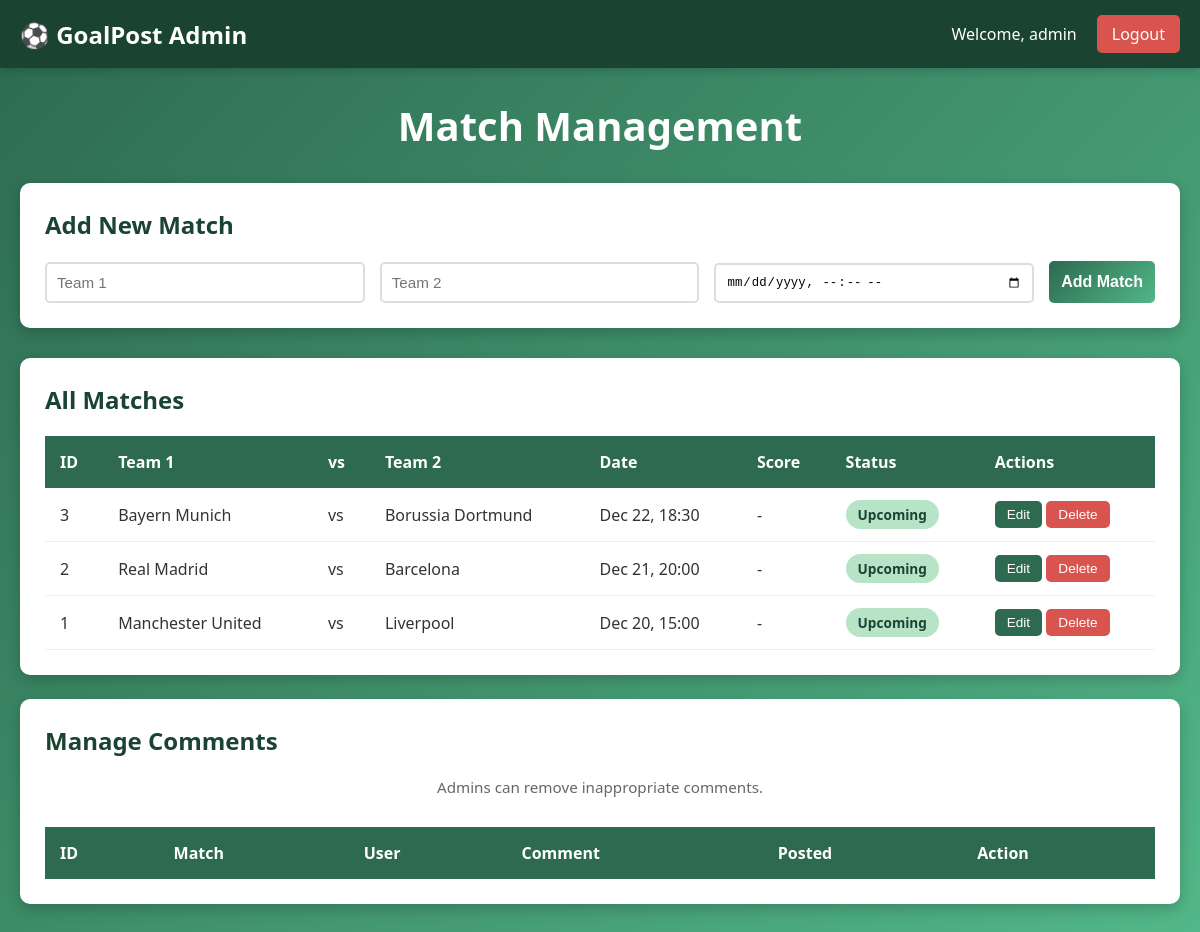
The app's page /pages/admin_home.php (signed in) with its own data.
### tables this page shows
CREATE TABLE IF NOT EXISTS matches (
    id INT PRIMARY KEY AUTO_INCREMENT,
    team1 VARCHAR(100) NOT NULL,
    team2 VARCHAR(100) NOT NULL,
    date_match DATETIME NOT NULL,
    score_team1 INT DEFAULT NULL,
    score_team2 INT DEFAULT NULL,
    status ENUM('upcoming', 'live', 'finished') DEFAULT 'upcoming',
    created_by INT,
    created_at TIMESTAMP DEFAULT CURRENT_TIMESTAMP,
    FOREIGN KEY (created_by) REFERENCES users(id) ON DELETE SET NULL
);

### pages/admin_home.php (the view, shortened to what this page needs)
<?php
require_once '../database/config.php';
$matches = $conn->query("SELECT * FROM matches ORDER BY date_match DESC");
?>
<!DOCTYPE html>
<html lang="en">
<head>
    <link rel="stylesheet" href="../assets/css/style.css">
</head>
<body>
    <nav class="navbar">
        <div class="nav-content">
            <h2>⚽ GoalPost Admin</h2>
            <div class="nav-right">
                <span>Welcome, <?php echo htmlspecialchars($_SESSION['username']); ?></span>
                <a href="../includes/auth.php?action=logout" class="btn-logout">Logout</a>
            </div>
        </div>
    </nav>
    <div class="container">
        <h1>Match Management</h1>
        <div class="form-card">
            <h2>Add New Match</h2>
            <form method="POST">
                <div class="form-row">
                    <input type="text" name="team1" placeholder="Team 1" required>
                    <input type="text" name="team2" placeholder="Team 2" required>
                    <input type="datetime-local" name="date_match" required>
                    <button type="submit" class="btn-submit">Add Match</button>
                </div>
            </form>
        </div>
        <div class="table-card">
            <h2>All Matches</h2>
            <table class="matches-table">
                <thead>
                    <tr>
                        <th>ID</th>
                        <th>Team 1</th>
                        <th>vs</th>
                        <th>Team 2</th>
                        <th>Date</th>
                        <th>Score</th>
                        <th>Status</th>
                        <th>Actions</th>
                    </tr>
                </thead>
                <tbody>
                    <?php while ($match = $matches->fetch_assoc()): ?>
                    <tr>
                        <td><?php echo $match['id']; ?></td>
                        <td><?php echo htmlspecialchars($match['team1']); ?></td>
                        <td>vs</td>
                        <td><?php echo htmlspecialchars($match['team2']); ?></td>
                        <td><?php echo date('M d, H:i', strtotime($match['date_match'])); ?></td>
                        <td>
                            <?php
                            if ($match['status'] == 'finished') {
                                echo $match['score_team1'] . ' - ' . $match['score_team2'];
                            } else {
                                echo '-';
                            }
                            ?>
                        </td>
                        <td><span class="status <?php echo $match['status']; ?>"><?php echo ucfirst($match['status']); ?></span></td>
                        <td>
                            <button class="btn-small" onclick="openEditModal(<?php echo $match['id']; ?>)">Edit</button>
                            <form method="POST" style="display:inline;">
                                <button type="submit" class="btn-small btn-danger" onclick="return confirm('Delete?')">Delete</button>
                            </form>
                        </td>
                    </tr>
                    <?php endwhile; ?>
                </tbody>
            </table>
        </div>
        <?php if (in_array($_SESSION['role'], ['admin','super_admin'])): ?>
        <div class="table-card" style="margin-top:24px;">
            <h2>Manage Comments</h2>
            <p class="subtitle">Admins can remove inappropriate comments.</p>
            <table class="matches-table">
                <thead>
                    <tr>
                        <th>ID</th>
                        <th>Match</th>
                        <th>User</th>
                        <th>Comment</th>
                        <th>Posted</th>
                        <th>Action</th>
                    </tr>
                </thead>
            </table>
        </div>
        <?php endif; ?>
    </div>
</body>
</html>

### assets/css/style.css (style rules this page uses)
* { margin: 0; padding: 0; box-sizing: border-box; }
body { font-family: 'Segoe UI', Tahoma, Geneva, Verdana, sans-serif; background: linear-gradient(135deg, #2d6a4f 0%, #52b788 100%); color: #333; min-height: 100vh; }
.subtitle { text-align: center; color: #666; margin-bottom: 30px; font-size: 0.95em; }
.btn-submit { width: 100%; padding: 12px; background: linear-gradient(135deg, #2d6a4f 0%, #52b788 100%); color: white; border: none; border-radius: 5px; font-size: 1em; font-weight: bold; cursor: pointer; transition: transform 0.2s ease; }
.navbar { background: #1b4332; color: white; padding: 15px 0; box-shadow: 0 2px 10px rgba(0, 0, 0, 0.2); position: sticky; top: 0; z-index: 100; }
.nav-content { max-width: 1200px; margin: 0 auto; display: flex; justify-content: space-between; align-items: center; padding: 0 20px; }
.nav-content h2 { font-size: 1.5em; }
.nav-right { display: flex; gap: 20px; align-items: center; }
.btn-logout { padding: 8px 15px; background: #d9534f; color: white; text-decoration: none; border-radius: 5px; transition: background 0.3s ease; }
.container { max-width: 1200px; margin: 30px auto; padding: 0 20px; }
.container h1 { color: white; margin-bottom: 30px; text-align: center; font-size: 2.5em; }
.form-card { background: white; padding: 25px; border-radius: 10px; margin-bottom: 30px; box-shadow: 0 5px 15px rgba(0, 0, 0, 0.2); }
.form-card h2 { color: #1b4332; margin-bottom: 20px; }
.form-row { display: grid; grid-template-columns: 1fr 1fr 1fr auto; gap: 15px; align-items: end; }
.form-row input, .form-row select { padding: 10px; border: 2px solid #ddd; border-radius: 5px; font-size: 0.95em; }
.table-card { background: white; padding: 25px; border-radius: 10px; box-shadow: 0 5px 15px rgba(0, 0, 0, 0.2); overflow-x: auto; }
.table-card h2 { color: #1b4332; margin-bottom: 20px; }
.matches-table { width: 100%; border-collapse: collapse; }
.matches-table th { background: #2d6a4f; color: white; padding: 15px; text-align: left; font-weight: bold; }
.matches-table td { padding: 12px 15px; border-bottom: 1px solid #eee; }
.status { padding: 5px 12px; border-radius: 20px; font-size: 0.85em; font-weight: bold; display: inline-block; }
.status.upcoming { background: #b7e4c7; color: #1b4332; }
.btn-small { padding: 6px 12px; background: #2d6a4f; color: white; border: none; border-radius: 5px; cursor: pointer; font-size: 0.85em; transition: background 0.3s ease; }
.btn-danger { background: #d9534f; }

### records on screen
matches: id "3", team1 "Bayern Munich", team2 "Borussia Dortmund", date_match "Dec 22, 18:30", status "Upcoming"
matches: id "2", team1 "Real Madrid", team2 "Barcelona", date_match "Dec 21, 20:00", status "Upcoming"
matches: id "1", team1 "Manchester United", team2 "Liverpool", date_match "Dec 20, 15:00", status "Upcoming"

### other values on screen
$_SESSION['username'] "admin"
